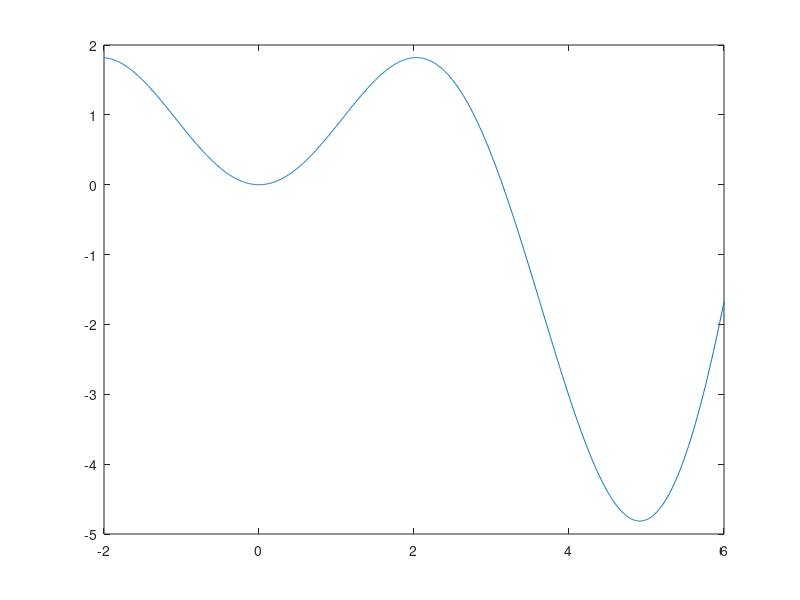
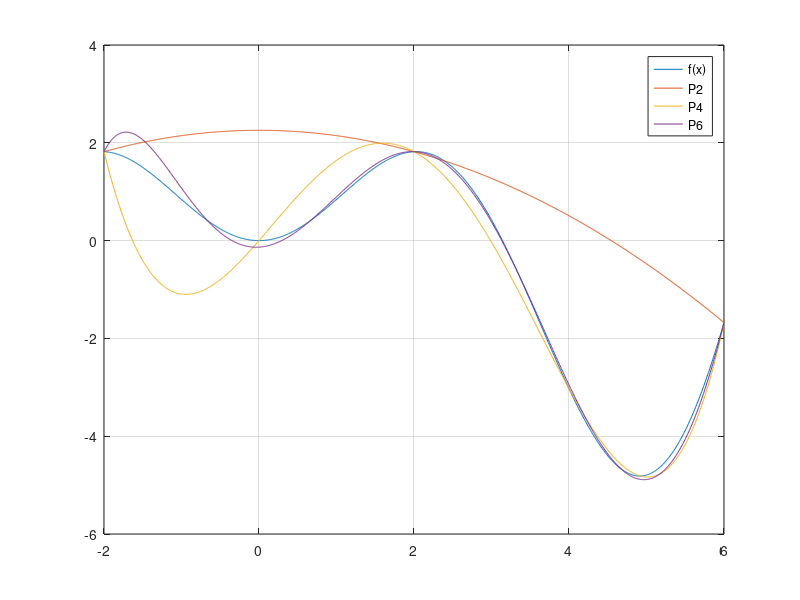
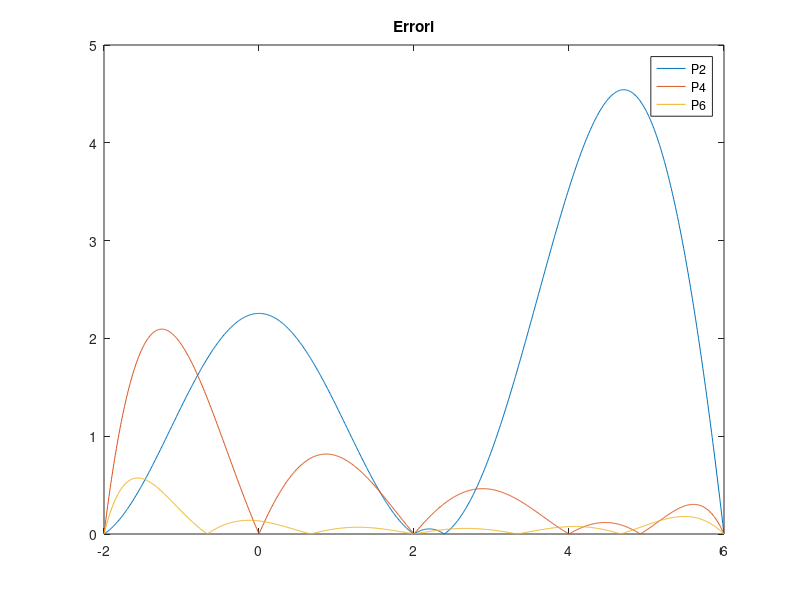
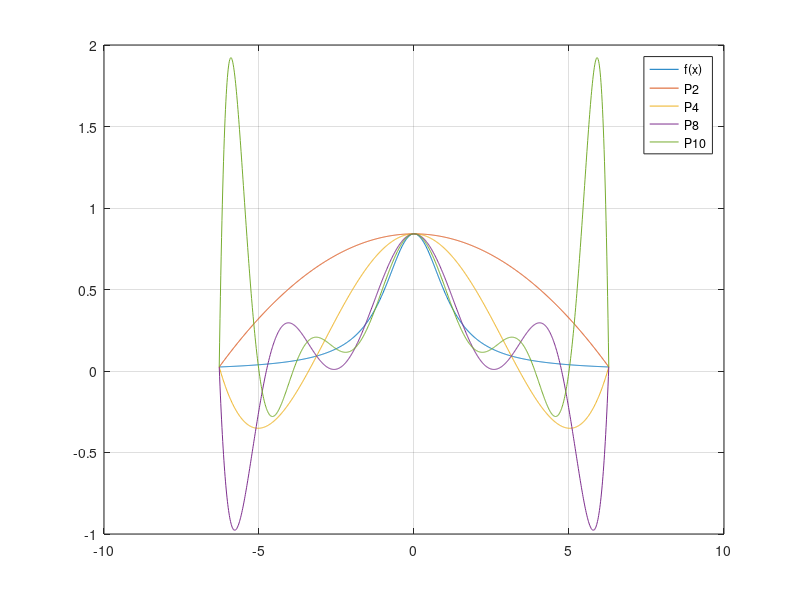

Write MATLAB code to recreate these figures, in order. (Note: this script raises an error after producing the figures.)
%% Es. 1

clear
close all
clc

% Punto 1

f = @(x) x.*sin(x);
a = -2;
b = 6;

x = linspace(a, b, 1e3);
fx = f(x);

plot(x, fx)
close

% Punto 2, 3

nv = [2 4 6];

PPDis = [];
errDis = [];
errMax = [];

for n=nv
    h = (b-a)/n;
    xNodi = a:h:b; % n+1 nodi equispaziati
    fNodi = f(xNodi);
    p = polyfit(xNodi, fNodi, n);
    PDis = polyval(p, x); % vettore x come vettore dei punti
    % nell'intervallo, NO nodi. In uscita PDis come vettore riga!!!
    PPDis = [PPDis; PDis];
    errDis = [errDis; abs(PDis - fx)]; % matrice, ogni riga come vettore
    % errori punto per punto
    errMax = [errMax; max(abs(PDis - fx))]; % vettore colonna errori
    % massimi
end

figure
plot(x, fx, x, PPDis) % dando matrice a plot ho plot di ogni riga matrice
% per vettore ascisse che assegno (riga matrice come ordinata)
grid on
legend('f(x)', 'P2', 'P4', 'P6')

figure
plot(x, errDis)
title('Errori')
legend('P2', 'P4', 'P6')
close all

%% Es. 2

clear
close all
clc

f = @(x) sin(1./(1+x.^2));
a = -2*pi;
b = 2*pi;

x = linspace(a, b, 1e3);
fx = f(x);

nv = [2 4 8 10];

PPDis = [];
errDis = [];
errMax = [];

for n=nv
    h = (b-a)/n;
    xNodi = a:h:b;
    fNodi = f(xNodi);
    p = polyfit(xNodi, fNodi, n);
    PDis = polyval(p, x);
    PPDis = [PPDis; PDis];
    errDis = [errDis; abs(PDis - fx)];
    errMax = [errMax; max(abs(PDis - fx))];
end

figure
plot(x, fx, x, PPDis)
grid on
legend('f(x)', 'P2', 'P4', 'P8', 'P10')

figure
plot(x, errDis)
title('Errori')
legend('P2', 'P4', 'P8', 'P10')

figure
plot(nv, errMax);

close all

% Punto 3

PPDis = [];
errDis = [];
errMax = [];

t = @(x, n) -cos(pi.*x./n);

for n=nv
    k = 0:n;
    xNodi =(b-a)/2 * t(k, n) + (a+b)/2;
    fNodi = f(xNodi);
    p = polyfit(xNodi, fNodi, n);
    PDis = polyval(p, x);
    PPDis = [PPDis; PDis];
    errDis = [errDis; abs(PDis - fx)];
    errMax = [errMax; max(abs(PDis - fx))];
end

figure
plot(x, fx, x, PPDis)
grid on
legend('f(x)', 'P2', 'P4', 'P8', 'P10')

figure
plot(x, errDis)
title('Errori')
legend('P2', 'P4', 'P8', 'P10')

figure
plot(nv, errMax);

%% Es. 4

clear
close all
clc

% Polyfit può anche fare interpolazione nel senso dei minimi quadrati se
% invece che passare il grado n per n+1 nodi passo un grado m<n
% Polyval si usa come prima

% interpl per interpolazione lineare (a tratti), NO regressione lineare

% cubicspline per spline cubica naturale
% comando spline per spline cubica "not-a-knot"

xNodi = [0.1800 0.3000 0.5000 0.6000 0.7200 0.7500 0.8000 0.9000 1.0000];
fNodi = [0.0005 0.0010 0.0013 0.0015 0.0020 0.0045 0.0060 0.0070 0.0085];

a = min(xNodi);
b = max(xNodi);

x = linspace(a, b, 1e3);

plot(xNodi, fNodi, '.', MarkerSize=17)
hold on
% plot(x, polyval(polyfit(xNodi, fNodi, length(xNodi) - 1), x)) %
% interpolante ordine giusto
plot(x, polyval(polyfit(xNodi, fNodi, 1), x)) % interpolante ordine 1 Min quadrati
plot(x, polyval(polyfit(xNodi, fNodi, 2), x)) % interpolante ordine 2 Min quadrati
plot(x, polyval(polyfit(xNodi, fNodi, 4), x)) % interpolante ordine 4 Min quadrati
plot(x, interp1(xNodi, fNodi, x)) % interpolante ordine 1, come plot e basta
plot(x, cubicspline(xNodi, fNodi, x))
plot(x, spline(xNodi, fNodi, x))
legend('f(x)', 'grado1', 'grado2', 'grado4', 'interp1', 'cubicspline', 'spline')

% v. funzione fatta a laboratorio